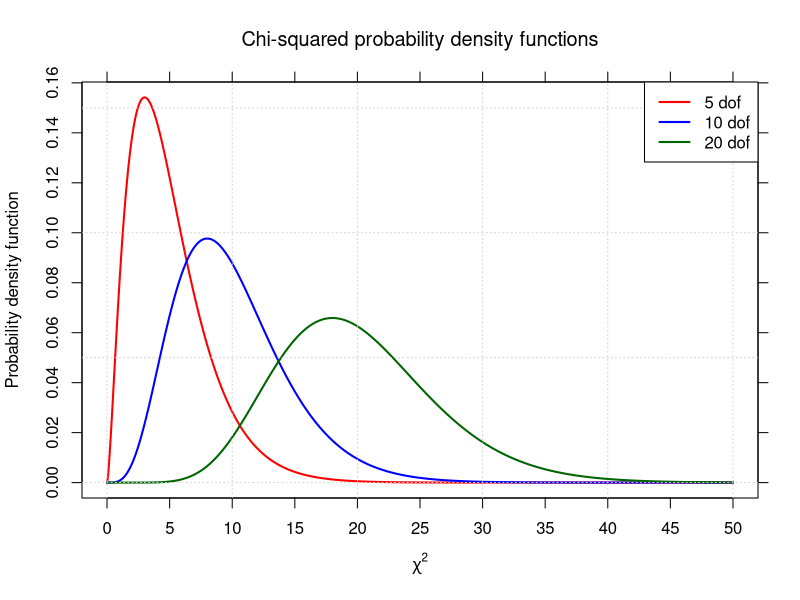

The R script that drew this image:
#!/usr/bin/env Rscript

# ------------------------------------------------------------
# Plot chi-square density curves for selected degrees of freedom
# and save result to PDF.
# ------------------------------------------------------------

# Degrees of freedom
dofs <- c(5, 10, 20)
cols <- c("red", "blue", "darkgreen")

# x-range — choose a range that covers the relevant density
x <- seq(0, 50, length.out = 2000)

# PDF output
pdf("chisq_densities.pdf", width = 6, height = 5)

# Plot first curve
plot(
  x,
  dchisq(x, df = dofs[1]),
  type = "l",
  col = cols[1],
  lwd = 2,
  main = expression(paste("Chi-squared probability density functions")),
  xlab = expression(chi^2),
  ylab = "Probability density function",
  axes = FALSE
)

# Add remaining curves

for (i in 2:length(dofs)) {
  lines(x, dchisq(x, df = dofs[i]), col = cols[i], lwd = 2)
}

xticks <- pretty(x, n = 12)
yvals <- sapply(dofs, function(df) dchisq(x, df=5))
yticks <- pretty(range(yvals), n = 8)

# Axes on all 4 sides
axis(1, at=xticks)
axis(2, at=yticks)
axis(3, at=xticks, labels=FALSE)
axis(4, at=yticks, labels=FALSE)

# Add box outline
box()

# Add grid
grid()

# Add legend
legend(
  "topright",
  legend = paste(dofs, "dof"),
  col = cols,
  lwd = 2
)

# Close PDF
dev.off()

